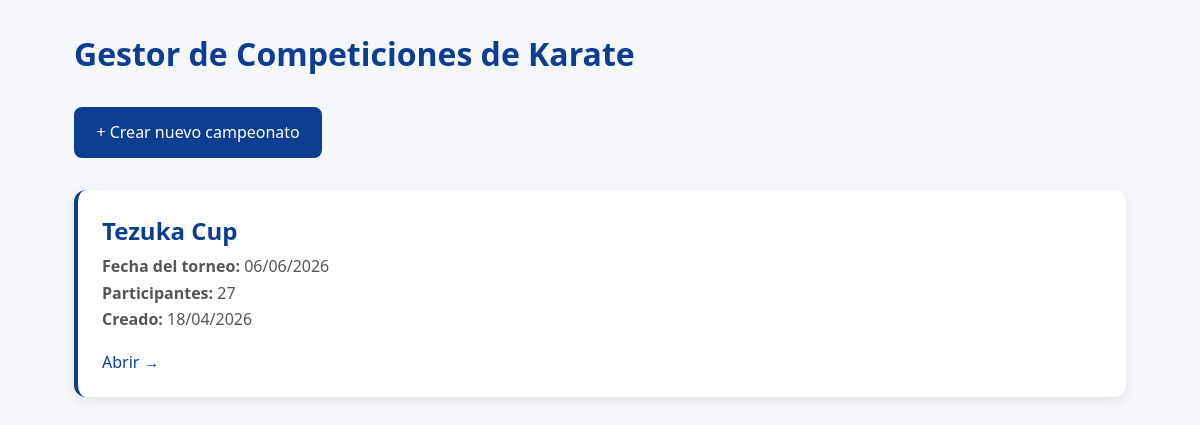
The page / on the database its author committed.
### app.py (models this page shows)
class Competition(db.Model):
    __tablename__ = "competitions"
    id = db.Column(db.Integer, primary_key=True)
    name = db.Column(db.String(255), nullable=False)
    event_date = db.Column(db.Date, nullable=False, default=datetime.today)
    created_at = db.Column(db.DateTime, nullable=False, default=datetime.utcnow)
    categories = db.relationship("Category", back_populates="competition", cascade="all, delete-orphan")
    participants = db.relationship("Participant", back_populates="competition", cascade="all, delete-orphan")
    matches = db.relationship("Match", back_populates="competition", cascade="all, delete-orphan")

### app.py (the view)
@app.route("/", methods=["GET"])
def index():
    competitions = Competition.query.order_by(Competition.created_at.desc()).all()
    return render_template("index.html", competitions=competitions)

### templates/index.html (shortened to what this page needs)
<!doctype html>
<html lang="es">
<head>
</head>
<body>
  <main>
    <h1>Gestor de Competiciones de Karate</h1>
    <a href="{{ url_for('new_competition') }}" class="btn-new">+ Crear nuevo campeonato</a>
    {% if competitions %}
      <div class="competitions">
        {% for comp in competitions %}
          <div class="comp-card">
            <h2>{{ comp.name }}</h2>
            <p><strong>Fecha del torneo:</strong> {{ comp.event_date.strftime('%d/%m/%Y') }}</p>
            <p><strong>Participantes:</strong> {{ comp.participants|length }}</p>
            <p><strong>Creado:</strong> {{ comp.created_at.strftime('%d/%m/%Y') }}</p>
            <a href="{{ url_for('competition_detail', comp_id=comp.id) }}">Abrir →</a>
          </div>
        {% endfor %}
      </div>
    {% else %}
      <div class="empty">
        <p>No hay campeonatos. <a href="{{ url_for('new_competition') }}">Crea uno ahora.</a></p>
      </div>
    {% endif %}
  </main>
</body>
</html>

### templates/index.html (style rules this page uses)
* { margin: 0; padding: 0; box-sizing: border-box; }
body { font-family: system-ui, sans-serif; background: #f5f7fb; color: #111; }
main { max-width: 1100px; margin: 0 auto; padding: 2rem 1.5rem; }
h1 { color: #0b3d91; margin-bottom: 2rem; }
.btn-new { background: #0b3d91; color: white; padding: 0.9rem 1.4rem; border: none; border-radius: 8px; cursor: pointer; text-decoration: none; display: inline-block; margin-bottom: 2rem; }
.competitions { display: grid; gap: 1.5rem; }
.comp-card { background: white; padding: 1.5rem; border-radius: 12px; box-shadow: 0 4px 12px rgba(0,0,0,.08); border-left: 4px solid #0b3d91; }
.comp-card h2 { color: #0b3d91; margin-bottom: 0.5rem; }
.comp-card p { color: #555; margin-bottom: 0.3rem; }
.comp-card a { color: #0b3d91; text-decoration: none; margin-top: 1rem; display: inline-block; }

### rows shown on the page
Competition: name "Tezuka Cup", event_date "06/06/2026", participants|length "27", created_at "18/04/2026"
